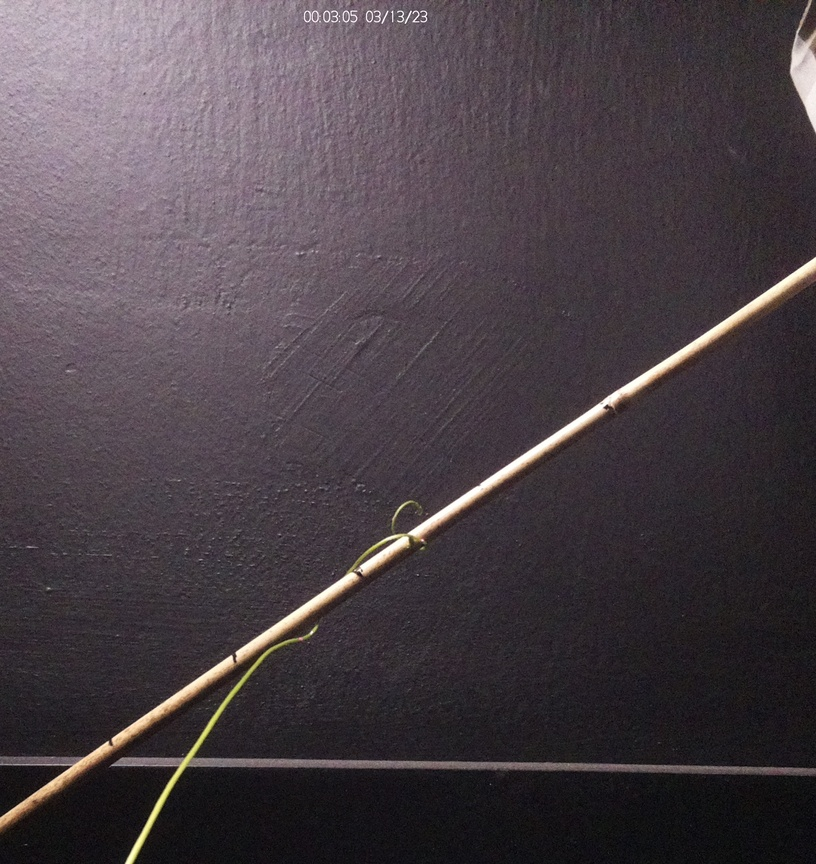
#> input picture imgs/side_sample/2023_03_13_00_03_00_CROPED.JPG, 816 x 864 px, shrunk from 1683 x 1782 before the run, found by its file name; its folder holds only this picture in this run
$ python runner.py
#> lines starting #> are read from the running program, lines starting #| are printed output that depends on the picture; after the words box and inside, x2 and y2 are one past the last pixel; in counts of white or black regions, pixels touching at a corner belong together
#%%
import cv2
import numpy as np
import matplotlib.pyplot as plt

from skimage.filters import threshold_otsu, threshold_minimum
from skimage.measure import label, regionprops
from skimage.morphology import closing, square
from skimage.color import label2rgb

import os
from tqdm import tqdm

def load_image(image):
    # Convert the image to grayscale
    gray = cv2.cvtColor(image, cv2.COLOR_BGR2GRAY)
    # Apply blur
    gray = cv2.GaussianBlur(gray, (5, 5), 0)
    return gray

def get_center(image, size=500):
    center = (int(image.shape[0]/2), int(image.shape[1]/2))
    if size > center[0] or size > center[1]:
        print("size too big, returning original image.")
        return image
    return image[center[0]-size : center[0]+size,
                 center[1]-size : center[1]+size]

def get_sus_areas(gray):
    ## I assume that the center of the image always contains mostly the pole
    ## lets 'zoom in' to the center of the image
    gray_cneter = get_center(gray)

    # apply threshold
    thresh = threshold_minimum(gray)
    bw = closing(gray_cneter > thresh*0.9, square(13))

    # label image regions
    label_img = label(bw)
    regions = regionprops(label_img)

    # image with labeled regions
    image_label_overlay = label2rgb(label_img, image=gray_cneter)
    return regions, image_label_overlay, thresh

def plot_regions_for_debugging(image, regions):

    fig, ax = plt.subplots()
    ax.imshow(image, cmap='gray')

    for props in regions:
        if props.axis_major_length < 100:
            continue
        y0, x0 = props.centroid
        orientation = props.orientation
        x1 = x0 + np.cos(orientation) * 0.5 * props.axis_minor_length
        y1 = y0 - np.sin(orientation) * 0.5 * props.axis_minor_length
        x2 = x0 - np.sin(orientation) * 0.5 * props.axis_major_length
        y2 = y0 - np.cos(orientation) * 0.5 * props.axis_major_length

        ax.plot((x0, x1), (y0, y1), '-r', linewidth=2.5)
        ax.plot((x0, x2), (y0, y2), '-r', linewidth=2.5)
        ax.plot(x0, y0, '.g', markersize=15)

        minr, minc, maxr, maxc = props.bbox
        bx = (minc, maxc, maxc, minc, minc)
        by = (minr, minr, maxr, maxr, minr)
        ax.plot(bx, by, '-b', linewidth=2.5)

    plt.show()

def find_angle(regions):
    potential_poles = []
    for props in regions:
        if props.axis_major_length < 100:
            continue
        potential_poles.append(props.orientation)
    if len(potential_poles) == 0:
        return None
    if len(potential_poles) > 1:
        print("More than one pole found, returning the first one")
    return potential_poles[0]

def rotate_image(image, angle):
    ## Rotate img by the angle so the pole is vertical
    image = image.copy()
    angle = -angle * 180 / np.pi # convert ang to degrees
    image_center = tuple(np.array(image.shape[1::-1]) / 2)
    rot_mat = cv2.getRotationMatrix2D(image_center, angle, 1.0)
    result = cv2.warpAffine(image, rot_mat, image.shape[1::-1], flags=cv2.INTER_LINEAR)
    return result

def find_global_x(bw, crop_size, o_img_size):
    # label image regions
    label_img = label(bw)
    regions = regionprops(label_img)

    for props in regions:
        if props.axis_major_length < 100:
            continue
        y0, x0 = props.centroid

        return (int(x0 - crop_size + o_img_size[1]/2),
                int(y0 - crop_size + o_img_size[0]/2))

def slice_and_dice(res, pole_x, o_img_size, hight=500, width=500):
    ## I want slices about 500 pixels long
    half_width = int(width/2)
    ratio = int(o_img_size[0]/hight)
    y_slice = int(o_img_size[0]/ratio)
    imgs = []
    for i in range(ratio):
        img = res[y_slice * i : y_slice * (i+1),
                pole_x-half_width: pole_x+half_width]

        imgs.append(img)
    return imgs

def img_strip(res, pole_x, width=500):
    half_width = int(width/2)
    return res[:, pole_x-half_width: pole_x+half_width]

def plot_multi_imgs(res, pole_x, imgs):
    img_layout = []
    for i in range(len(imgs)):
        img_layout.append([f'{i})'])
    for i in range(len(imgs)):
        img_layout[i].append(f'{len(imgs)})')

    fig, axs = plt.subplot_mosaic(img_layout, layout='constrained')

    for label, ax in axs.items():
        i = int(label.strip(")"))
        if i>=len(imgs):
            ax.imshow(img_strip(res, pole_x, width=500), cmap='gray')
        else:
            ax.imshow(imgs[i], cmap='gray')
        ax.set_axis_off()
    plt.show()

def run_along_pole(img, debug = False):
    gray = load_image(img)

    regions, image_label_overlay, thresh = get_sus_areas(gray)

    pole_angle = find_angle(regions)

    res = rotate_image(gray, pole_angle)

    o_img_size = res.shape
    crop_size = 500

    res_cneter = get_center(res, crop_size)

    bw = closing(res_cneter > thresh*0.9, square(13))

    pole_x, pole_y = find_global_x(bw, crop_size, o_img_size)

    o_res = rotate_image(img, pole_angle)
    imgs = slice_and_dice(o_res, pole_x, o_img_size, hight=300, width=500)
    if debug:
        plot_regions_for_debugging(image_label_overlay, regions)

        plot_multi_imgs(res, pole_x, imgs)

    return imgs

cwd = os.getcwd()
folder_path = os.path.join(cwd, r"imgs\side_sample")
img_lst = os.listdir(folder_path)

## make a results folder
results_folder = os.path.join(folder_path, "results")
if not os.path.exists(results_folder):
    os.makedirs(results_folder)

for path in img_lst:
    if path.endswith(".jpg") or path.endswith(".JPG"):
        full_path = os.path.join(folder_path, path)
        img = cv2.imread(full_path)
#> img is the input picture: shape (864, 816, 3); mean B, G, R 71.4, 65.4, 74.8
        imgs = run_along_pole(img, True)
#> in get_sus_areas, `thresh = threshold_minimum(gray)`: thresh = 204
#> in get_sus_areas, `bw = closing(gray_cneter > thresh*0.9, square(13))`:
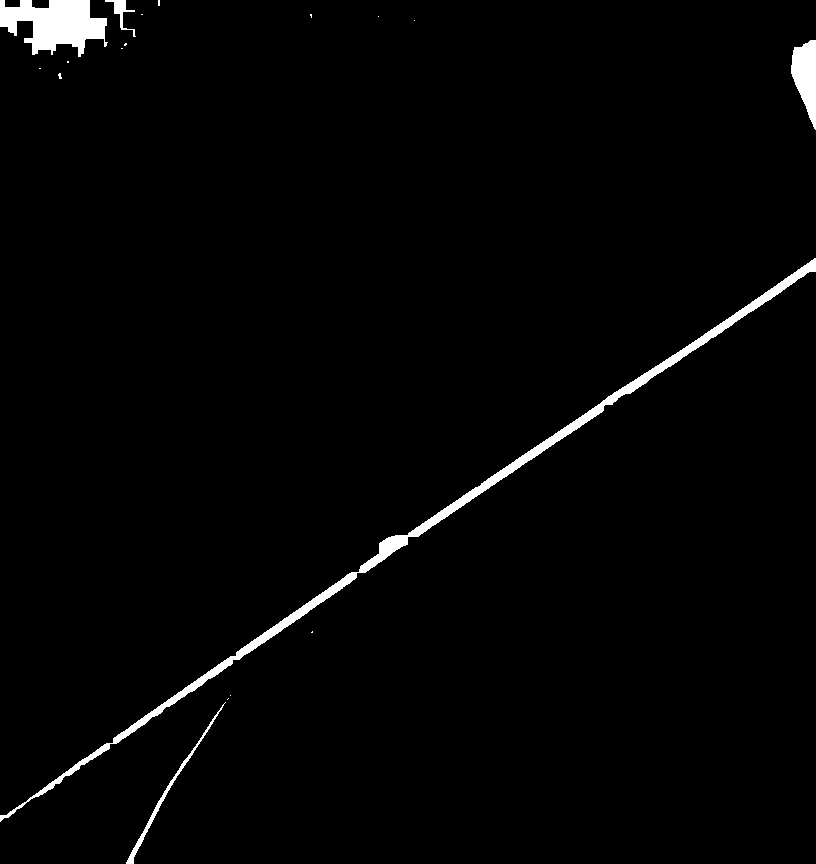
#> bw: shape (864, 816) bool; 1.9% white; 18 white regions (13 under 20 px)
#> in get_sus_areas, `label_img = label(bw)`:
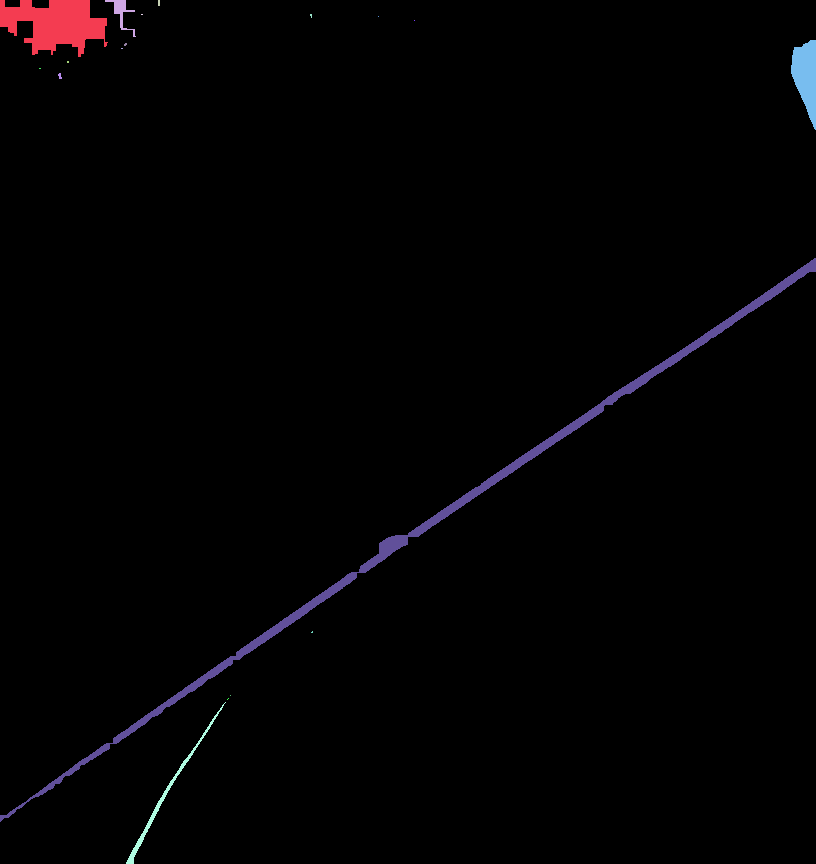
#> label_img: shape (864, 816) int32; 19 distinct labels, from 0 to 18; one colour per label, 0 black
#> in get_sus_areas, `regions = regionprops(label_img)`: regions = 18 regions; largest, box (x1, y1, x2, y2) and area: (0, 258, 816, 822) 7487, (0, 0, 108, 57) 3772, (791, 40, 816, 130) 1436, (126, 702, 226, 864) 636, (105, 0, 136, 37) 275
#> in get_sus_areas, `image_label_overlay = label2rgb(label_img, image=gray_cneter)`:
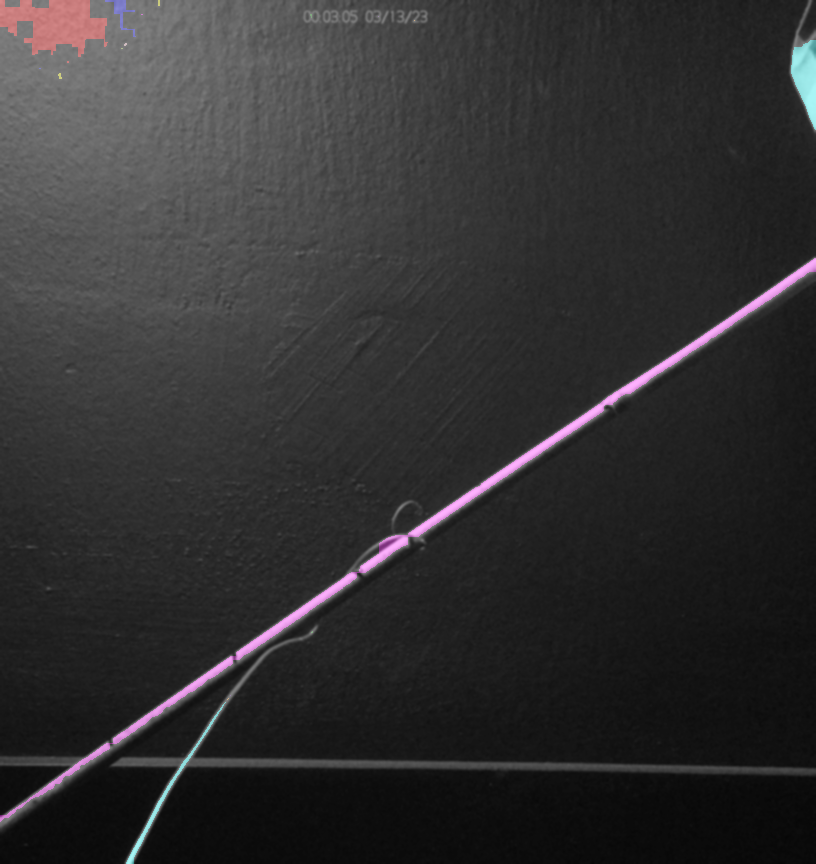
#> image_label_overlay: shape (864, 816, 3) float64; mean R, G, B 0.194, 0.19, 0.193
#> in run_along_pole, `regions, image_label_overlay, thresh = get_sus_areas(gray)`: thresh = 204
#> the loop in find_angle, `for props in regions:` made 18 passes
#> after the loop in find_angle, `for props in regions:`: potential_poles = [1.46, -0.972, -0.535]
#> in run_along_pole, `pole_angle = find_angle(regions)`: pole_angle = 1.46
#> in rotate_image, `angle = -angle * 180 / np.pi`: angle = -83.83
#> in rotate_image, `rot_mat = cv2.getRotationMatrix2D(image_center, angle, 1.0)`: rot_mat = [[0.108, -0.994, 793.6], [0.994, 0.108, -20.08]]
#> in run_along_pole, `bw = closing(res_cneter > thresh*0.9, square(13))`: bw: shape (864, 816) bool; 1.7% white; 15 white regions (10 under 20 px)
#> in find_global_x, `label_img = label(bw)`:
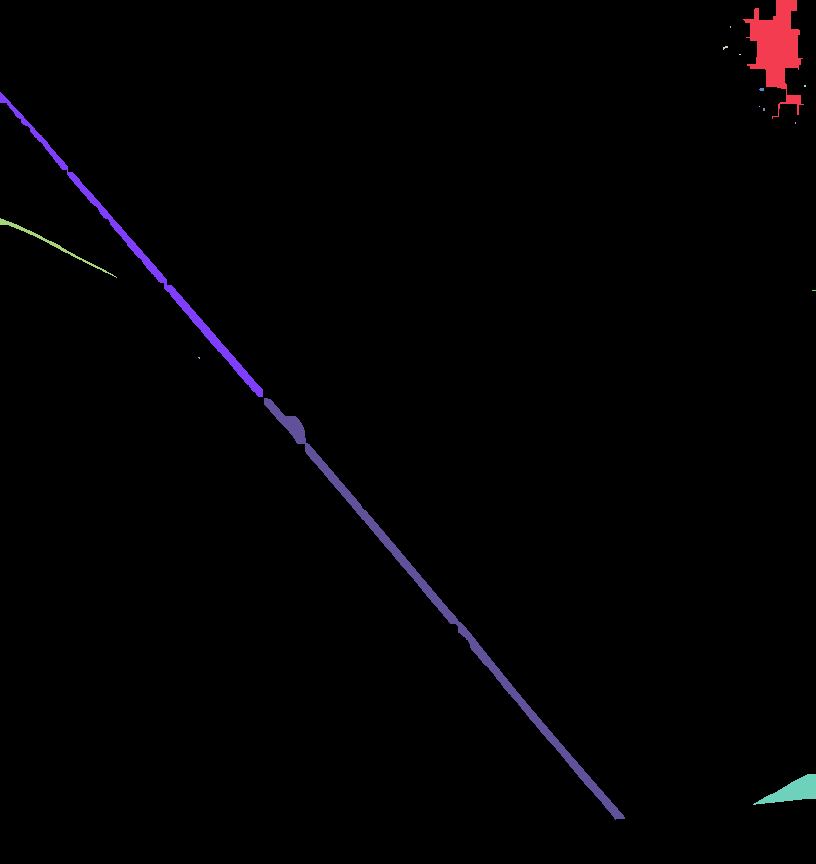
#> label_img: shape (864, 816) int32; 16 distinct labels, from 0 to 15; one colour per label, 0 black
#> in find_global_x, `regions = regionprops(label_img)`: regions = 15 regions; largest, box (x1, y1, x2, y2) and area: (264, 398, 625, 820) 4624, (743, 0, 804, 119) 3208, (0, 92, 263, 397) 2685, (753, 774, 816, 805) 914, (0, 218, 117, 278) 374
#> the loop in find_global_x, `for props in regions:` made 1 pass
#> (y0, x0) on pass 1: (46.79, 776.3)
#> in run_along_pole, `pole_x, pole_y = find_global_x(bw, crop_size, o_img_size)`: pole_x = 684; pole_y = -21
#> the loop in slice_and_dice, `for i in range(ratio):` made 2 passes
#> pass 2, in slice_and_dice, `img = res[y_slice * i : y_slice * (i+1), pole_x-half_width: pole_x+hal..`:
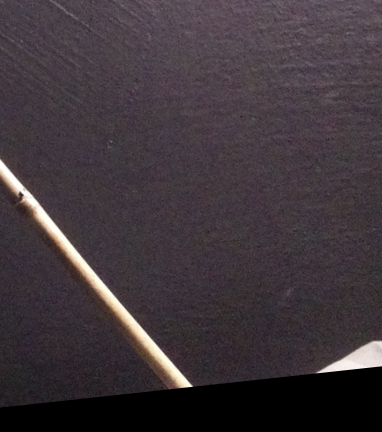
#> img: shape (432, 382, 3); mean B, G, R 59.4, 54.2, 63.5
#> after the loop in slice_and_dice, `for i in range(ratio):`: imgs = 2 items
#> the loop in plot_regions_for_debugging, `for props in regions:` made 18 passes
#> (y0, x0, orientation, x1, y1, x2, y2, minr) on passes 1, 14, 18: (23.4, 55, 1.46, 57.81, -2.54, 1.13, 17.58, 0), (517.1, 439.5, -0.972, 442.7, 521.8, 880.1, 216.8, 258), (795.8, 165.5, -0.535, 168.7, 797.7, 218.7, 706.1, 702)
#> in plot_regions_for_debugging, `plt.show()`:
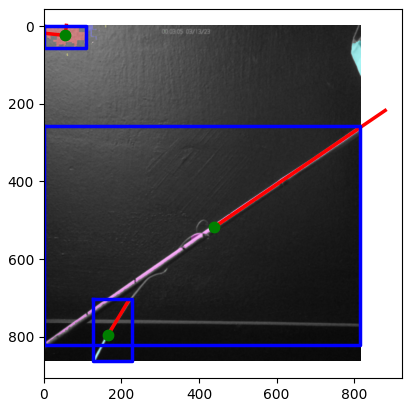
#> figure drawn by matplotlib, 1 panel
#> the loop in plot_multi_imgs, `for i in range(len(imgs)):` made 2 passes
#> after the loop in plot_multi_imgs, `for i in range(len(imgs)):`: img_layout = [['0)'], ['1)']]
#> in plot_multi_imgs, `fig, axs = plt.subplot_mosaic(img_layout, layout='constrained')`: axs = 3 items
#> the loop in plot_multi_imgs, `for label, ax in axs.items():` made 3 passes
#> (label, i) on passes 1, 3: ('0)', 0), ('1)', 1)
#> (label, i, half_width in img_strip) on pass 2: ('2)', 2, 250)
#> in plot_multi_imgs, `plt.show()`:
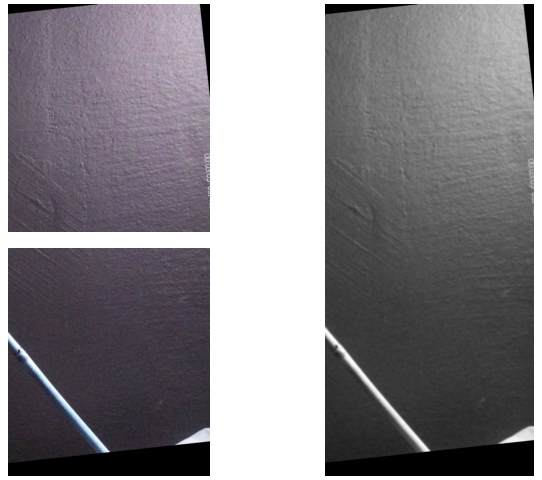
#> figure drawn by matplotlib, 3 panels; B, G, R data is drawn as R, G, B
#> imgs = 2 items
        ## save the images to the results folder
        for i, img in enumerate(imgs):
            cv2.imwrite(os.path.join(results_folder, f"{path}_{i}.jpg"), img)
#> this loop made 2 passes

# %%
